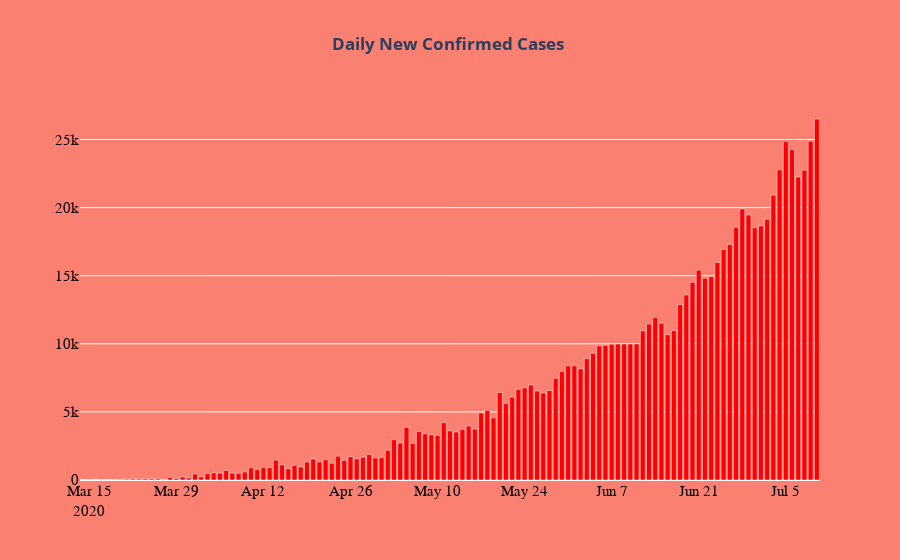

The cell this chart's notebook holds for it:
### Markdown cell above
<strong>Inference :</strong> Above graph contains the data of daily new confirmed , new deaths and new recovered cases. Similar to total cases graph here also daily confirmed and daily recovered cases are increasing exponentially but daily confirmed cases has steeper curve as compared to the curve of daily recovered. Lets see these cases individually.

### Code cell
fig = go.Figure([go.Bar(x= df2.date, y= df2.new_confirmed,marker_color='red',)])
fig.update_xaxes(tickfont=dict(family='Rockwell', color='black', size=15))
fig.update_yaxes(tickfont=dict(family='Rockwell', color='black', size=15))


fig.update_layout(
    title_text='<b>Daily New Confirmed Cases <b>',
                 title_x=0.5, 
                 paper_bgcolor='salmon',
                 plot_bgcolor = "salmon")
 
fig.show()
